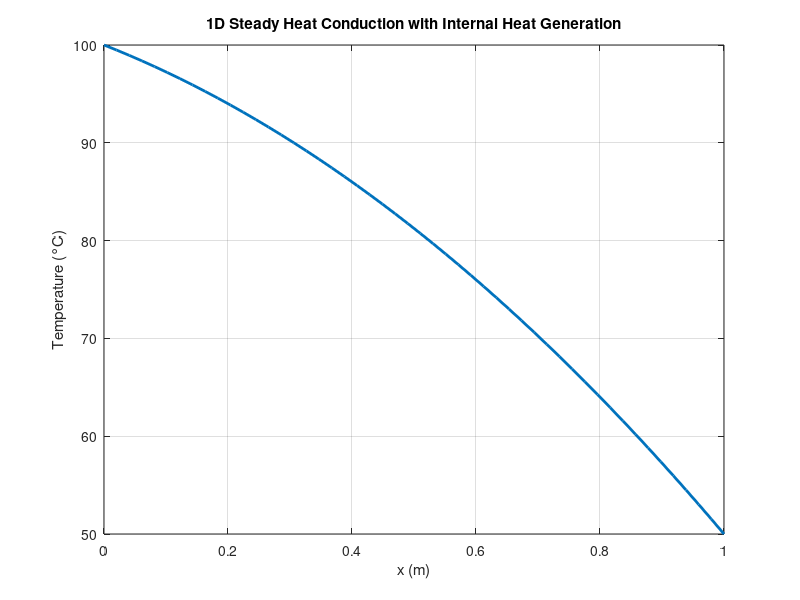

This chart was generated by the following MATLAB code:
% heat conduction equation solve using FDM

L  = 1;              % Length (m)
k  = 10;             % Thermal conductivity (W/m-K)
q  = 500;            % Heat generation (W/m^3)
T0 = 100;            % Temperature at x=0 (°C)
TL = 50;             % Temperature at x=L (°C)
N  = 50;             % Total number of nodes

dx = L/(N-1);        % Grid spacing
Ni = N - 2;          % Internal nodes


A = zeros(Ni, Ni);
B = zeros(Ni, 1);


for i = 1:Ni
    A(i,i) = -2;
    
    if i > 1
        A(i,i-1) = 1;
    end
    
    if i < Ni
        A(i,i+1) = 1;
    end
    B(i) = -(q/k) * dx^2;
end


B(1)   = B(1)   - T0;
B(end) = B(end) - TL;

T_internal = A \ B;

T = zeros(N,1);
T(1)       = T0;
T(N)       = TL;
T(2:N-1)   = T_internal;

x = linspace(0, L, N);
plot(x, T, 'LineWidth', 2)
xlabel('x (m)')
ylabel('Temperature (°C)')
title('1D Steady Heat Conduction with Internal Heat Generation')
grid on
